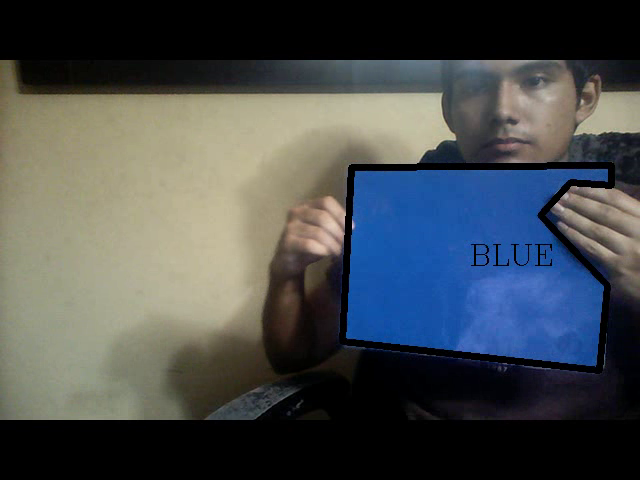
#> input picture frame 27 of outpy.mp4, 640 x 480 px, given in place of the camera
$ jupyter execute color_detect.ipynb   (shell and % lines are left out)   (text cells are left out)
#> lines starting #> are read from the running program, lines starting #| are printed output that depends on the picture; after the words box and inside, x2 and y2 are one past the last pixel; in counts of white or black regions, pixels touching at a corner belong together
[cell 1]
import cv2
import numpy as np
import matplotlib.pyplot as plt

[cell 2]
video = cv2.VideoCapture(0)

[cell 3]
# In case of a video is while(video.isOpened()):
def trackChaned(x):
    pass
#Create the tick bars to adjust the correct parameters to find the desired colors
cv2.namedWindow("Trackbars")
cv2.createTrackbar("L-H","Trackbars",0,179,trackChaned)
cv2.createTrackbar("L-S","Trackbars",0,255,trackChaned)
cv2.createTrackbar("L-V","Trackbars",0,255,trackChaned)
cv2.createTrackbar("U-H","Trackbars",0,179,trackChaned)
cv2.createTrackbar("U-S","Trackbars",0,255,trackChaned)
cv2.createTrackbar("U-V","Trackbars",0,255,trackChaned)

# Read until video is completed
while(True):
    # Capture frame-by-frame
    ret, frame = video.read()
#> frame is the input picture: shape (480, 640, 3); mean B, G, R 78.3, 76.2, 71.2

    #Transform frame to HSV
    frame_hsv=cv2.cvtColor(frame, cv2.COLOR_BGR2HSV)
#> frame_hsv: shape (480, 640, 3); mean H, S, V 43.5, 73.2, 90.8

    #Set the parameters for the colors with trackbars
    l_h=cv2.getTrackbarPos("L-H","Trackbars")
    l_s=cv2.getTrackbarPos("L-S","Trackbars")
    l_v=cv2.getTrackbarPos("L-V","Trackbars")
    u_h=cv2.getTrackbarPos("U-H","Trackbars")
    u_s=cv2.getTrackbarPos("U-S","Trackbars")
    u_v=cv2.getTrackbarPos("U-V","Trackbars")

    low=np.array([l_h,l_s,l_v])
    high=np.array([u_h,u_s,u_v])
    mask=cv2.inRange(frame_hsv,low,high)
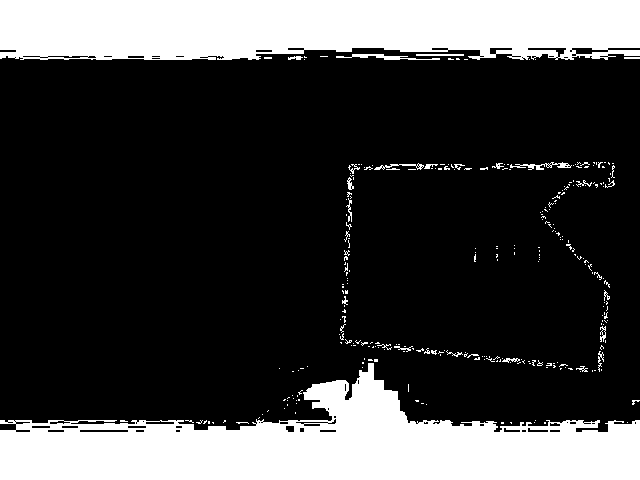
#> mask: shape (480, 640); 25% white; 290 white regions (262 under 20 px), largest, box (x1, y1, x2, y2) and area: (0, 363, 640, 480) 39142, (0, 0, 640, 60) 35087, (336, 54, 440, 60) 256
    cv2.imshow('Frame',frame)
    cv2.imshow('Mask',mask)

    # Press Q on keyboard to  exit
    if cv2.waitKey(25) & 0xFF == ord('q'):
#> (key q is pressed here)
        break

video.release()
cv2.destroyAllWindows()

[cell 4]
video = cv2.VideoCapture(0)

[cell 5]
#Font for the text
font=cv2.FONT_HERSHEY_COMPLEX


# Read until video is completed
while(True):
    # Capture frame-by-frame
    ret, frame = video.read()

    #Transform frame to HSV
    frame_hsv=cv2.cvtColor(frame, cv2.COLOR_BGR2HSV)

    #Set the parameters for the colors you desire

    #BLUE
    low_blue=np.array([95,120,120])
    upper_blue=np.array([135,255,255])
    mask_blue=cv2.inRange(frame_hsv,low_blue,upper_blue)
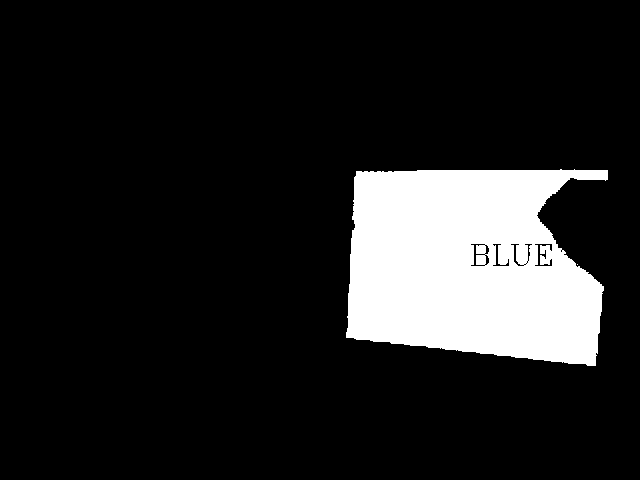
#> mask_blue: shape (480, 640); 13.3% white; 2 white regions (1 under 20 px), largest, box (x1, y1, x2, y2) and area: (346, 169, 608, 366) 40949

    #GREEN
    low_green=np.array([45,80,120])
    upper_green=np.array([91,255,255])
    mask_green=cv2.inRange(frame_hsv,low_green,upper_green)
#> mask_green: shape (480, 640); every value is 0

    #RED
    low_red1=np.array([0,120,120])
    upper_red1=np.array([15,255,255])
    mask_red1=cv2.inRange(frame_hsv,low_red1,upper_red1)

    low_red2=np.array([160,120,95])
    upper_red2=np.array([179,255,255])
    mask_red2=cv2.inRange(frame_hsv,low_red2,upper_red2)

    mask_red=mask_red1+mask_red2

    cv2.imshow('Frame',frame)
    cv2.imshow('Mask_b',mask_blue)
    cv2.imshow('Mask_g',mask_green)
    cv2.imshow('Mask_r',mask_red)

    # Press Q on keyboard to  exit
    if cv2.waitKey(25) & 0xFF == ord('q'):
#> (key q is pressed here)
        break

video.release()
cv2.destroyAllWindows()

[cell 6]
video = cv2.VideoCapture(0)

[cell 7]
#Font for the text
font=cv2.FONT_HERSHEY_COMPLEX
fourcc =cv2.VideoWriter_fourcc(*'mp4v')
frame_width = int(video.get(3))
frame_height = int(video.get(4))
# Define the codec and create VideoWriter object.The output is stored in 'outpy.mp4' file.
out2 = cv2.VideoWriter('outpy.mp4',fourcc, 15, (frame_width,frame_height))
out1 = cv2.VideoWriter('inputpy.mp4',fourcc, 15, (frame_width,frame_height))
flag=0
# Read until video is completed
while(True):
    # Capture frame-by-frame
    ret, frame = video.read()
    if cv2.waitKey(25) & 0xFF == ord('w'):
#> (key q is pressed here)
        flag=1

    if flag==1:
            out1.write(frame)

    if ret==True:
        #Transform frame to HSV
        frame_hsv=cv2.cvtColor(frame, cv2.COLOR_BGR2HSV)

        #Set the parameters for the colors you desire

        #BLUE
        low_blue=np.array([95,120,120])
        upper_blue=np.array([135,255,255])
        mask_blue=cv2.inRange(frame_hsv,low_blue,upper_blue)

        #GREEN
        low_green=np.array([45,80,120])
        upper_green=np.array([91,255,255])
        mask_green=cv2.inRange(frame_hsv,low_green,upper_green)

        #RED
        low_red1=np.array([0,120,120])
        upper_red1=np.array([15,255,255])
        mask_red1=cv2.inRange(frame_hsv,low_red1,upper_red1)

        low_red2=np.array([160,120,95])
        upper_red2=np.array([179,255,255])
        mask_red2=cv2.inRange(frame_hsv,low_red2,upper_red2)

        mask_red=mask_red1+mask_red2

        #Iterate over mask and display contour
        list_masks=[mask_blue,mask_green,mask_red]
        for i,mask in enumerate(list_masks):

            #Detect contour for the current mask
            contours, _=cv2.findContours(mask,cv2.RETR_TREE,cv2.CHAIN_APPROX_SIMPLE)
            for cnt in contours:
                #Find the area of the contour to filter some small blue images
                area=cv2.contourArea(cnt)
                #Make an approximation of the contour
                new_contour=cv2.approxPolyDP(cnt,0.01*cv2.arcLength(cnt,True),True)

                if area>500:

                    M = cv2.moments(cnt)
                    x = int(M["m10"] / M["m00"])
                    y = int(M["m01"] / M["m00"])
                    cv2.drawContours(frame,[new_contour],0,(0,0,0),5)
                    #Including the text in the centroid of the contour
                    if i==0:
                        cv2.putText(frame, "BLUE",(x,y),font,1,(0,0,0))
                    elif i==1:
                        cv2.putText(frame, "GREEN",(x,y),font,1,(0,0,0))
                    else:
                        cv2.putText(frame, "RED",(x,y),font,1,(0,0,0))
#> this loop made 3 passes
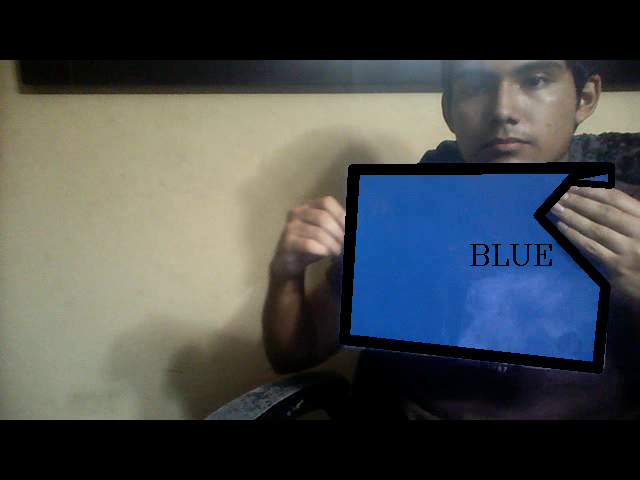
#> frame: shape (480, 640, 3); 1.97% of pixels changed, all inside (x1, y1, x2, y2) = (343, 167, 611, 369)

        cv2.imshow('Frame',frame)
        cv2.imshow('Mask_b',mask_blue)
        cv2.imshow('Mask_g',mask_green)
        cv2.imshow('Mask_r',mask_red)
        if flag==1:
            out2.write(frame)
    else:
        break
    # Press Q on keyboard to  exit
    if cv2.waitKey(25) & 0xFF == ord('q'):
#> (key q is pressed here)
        break
out1.release()
out2.release()
video.release()
cv2.destroyAllWindows()
